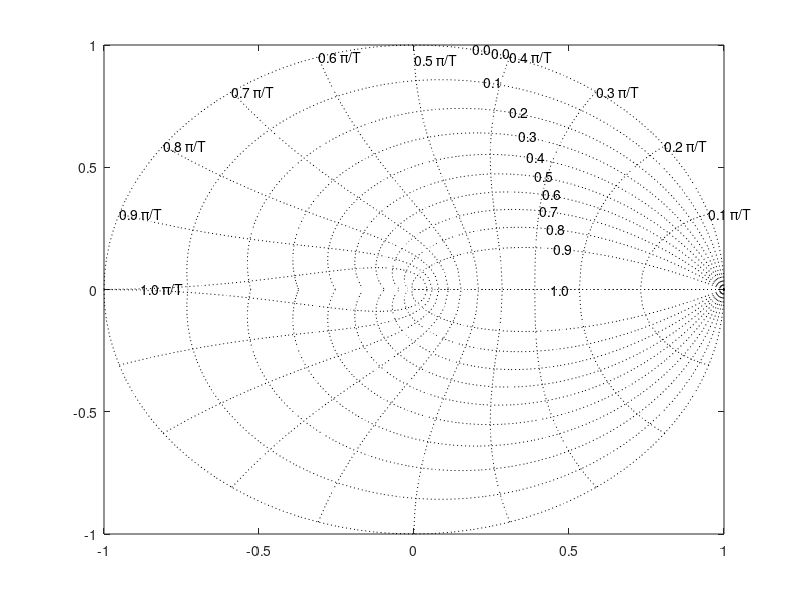

Recreate this plot in MATLAB. (Note: this script raises an error after producing the figure.)
%  Figure 9.4     Digital Control of Dynamic Systems, 3e 
%                   Franklin, Powell, Workman
%                   Addison-Wesley Publishing Company, 1998
% Matlab v5.0

clear
clf
z=[0;-1;-1];
p=[1;1;1;1];
kp=1;
k=1:10;
zgrid
[num,den]=zp2tf(z,p,kp);
pzmap(num,den)
rlocus(num,den)
axis([-1.5 1.5 -1.5 1.5])
axis('square')
title('Fig. 9.4  Symmetric root locus of Example 9.4')
hold off
